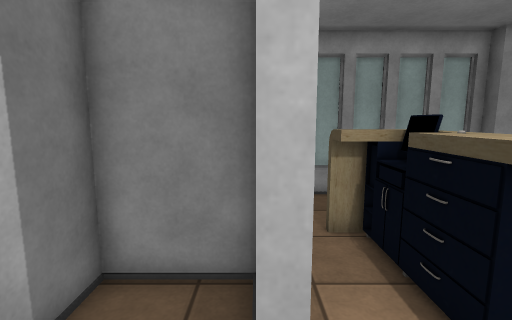
View 1 (above)

19 first-person views from a walk through a Unity game level. The camera is 1.4 m above the floor, tilts 8° down and sees 85° across. The floor is counted in squares, 0.5 m on a side. Each view is taken from the middle of a square. On the plan, view 1 faces up. The plan holds only what a view shows up to about 19 squares ahead; the rest is blank. The player is left out. Door leaves are left out, so doorways stand open. Some surface patterns are stand-ins.

View 2
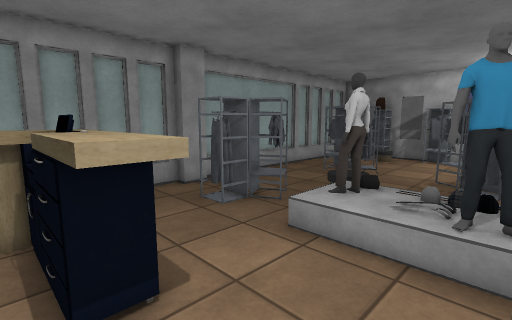

View 3
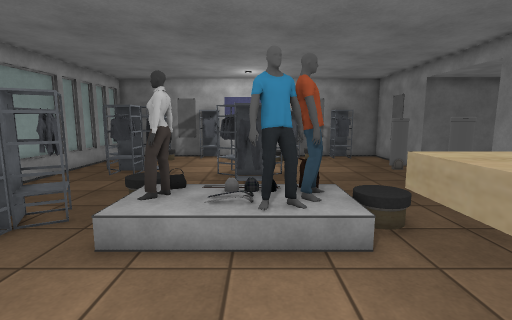

View 4
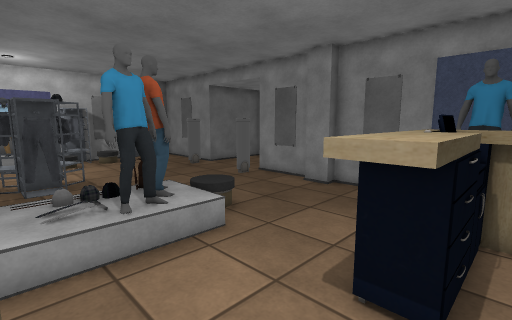

View 5
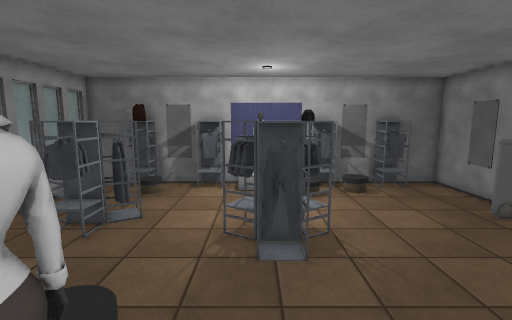

View 6
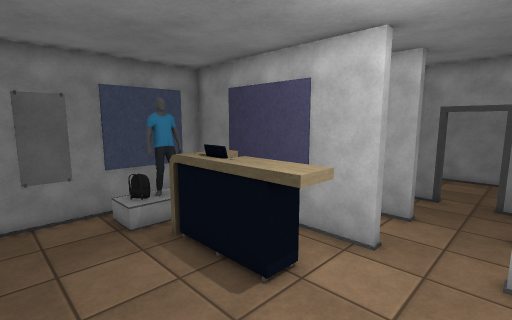

View 7
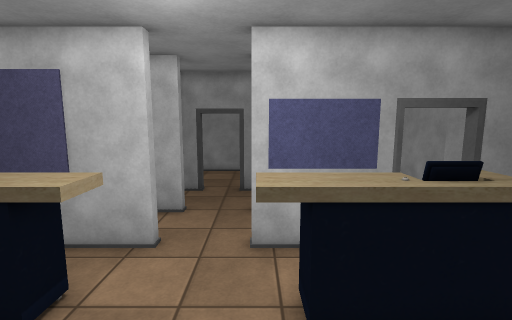

View 8
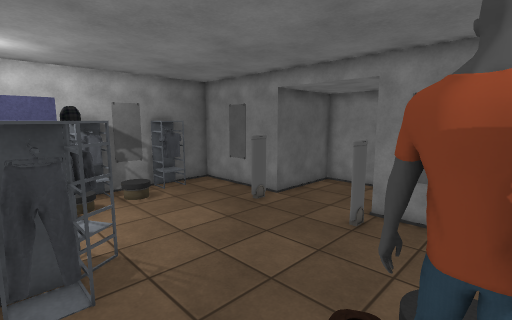

View 9
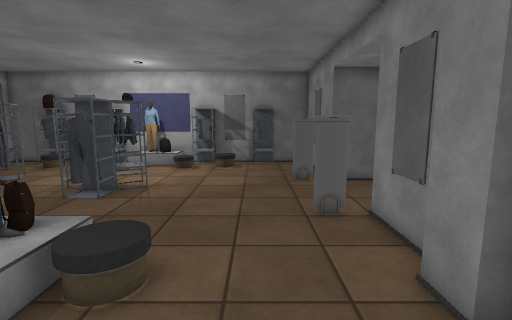

View 10
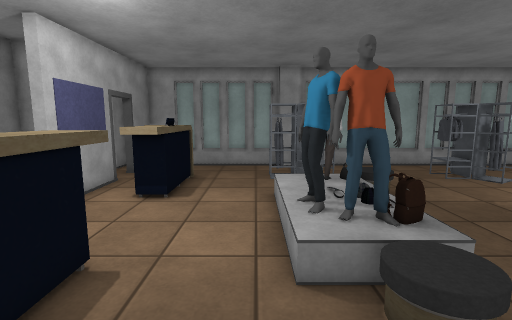

View 11
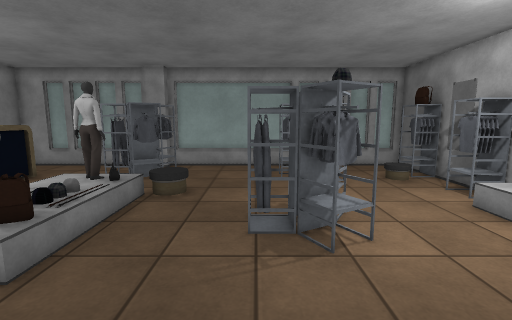

View 12
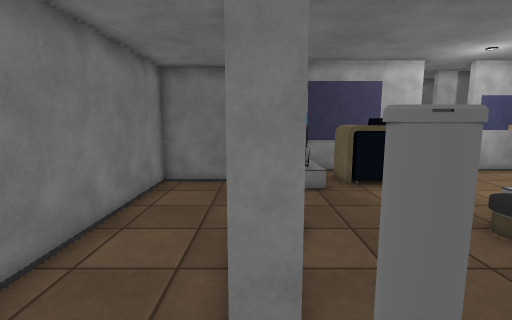

View 13
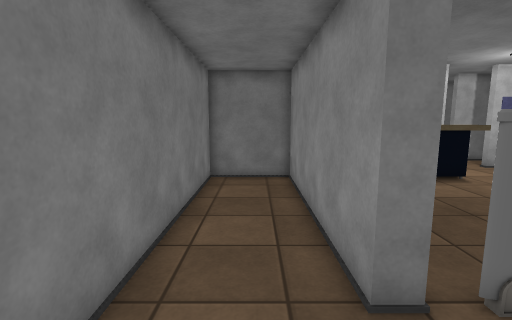

View 14
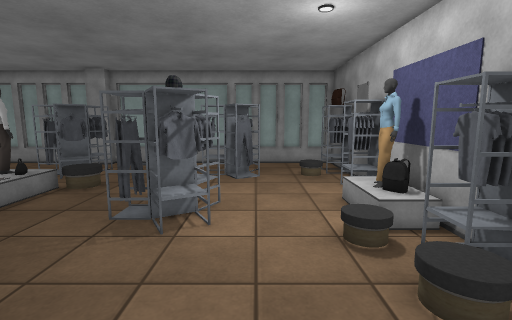

View 15
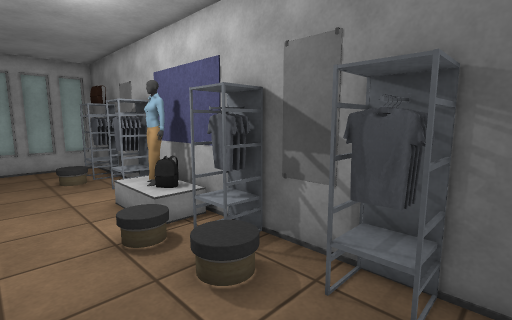

View 16
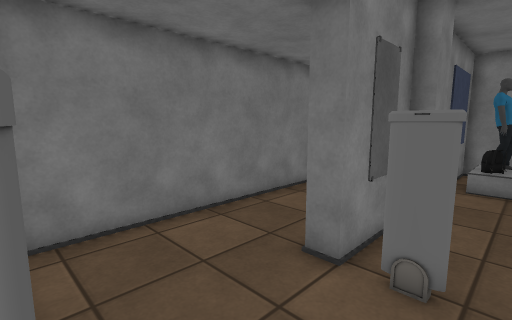

View 17
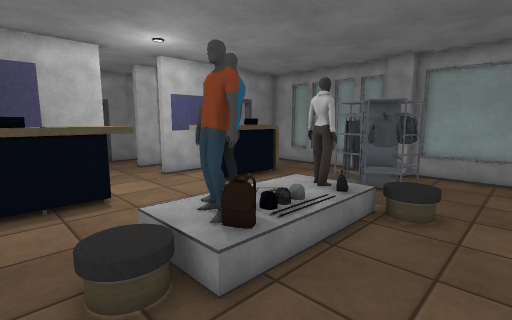

View 18
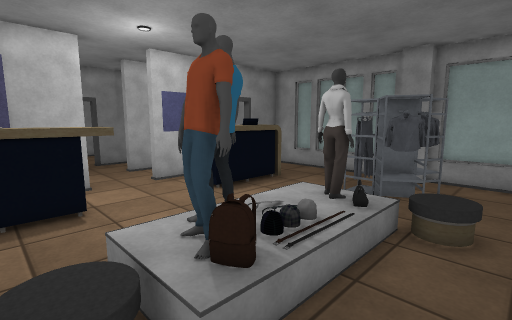

View 19
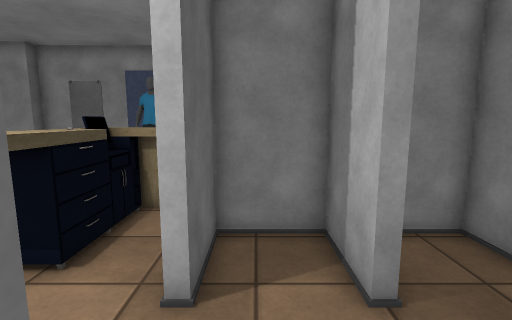

### Floor plan
Key: @ floor where view 1 was taken; # wall or solid block; x gap in a wall; . main floor; : floor 0.5 m higher than the main floor; D open door; = window, fence, low wall or low ledge; B banner; O other object.
Columns run from 12 left of view 1 to 24 right of it. Each row starts with its distance up from view 1.
 11               #######################
 10     ####  # ##  ... ###......   .  .#
  9          #### ................x.....#
  8             D ......##O......###...##
  7             D.OOO...O##.....O###...O#
  6            #D OOO...##O.....####..O.#
  5          ###B .OO...................#
  4          #..B .OO......OO..........##
  3       #  #..# .OO...:OO............OO
  2      ##..#..#..OO...:OO.....#O......B
  1 #....#D.............:::....####....O#
  0 #.....D.....@.......OO:....O###....O#
 -1 #....##..#..#..OO...O##.....###....O#
 -2 #     #..#..#..OO...O#=...........O##
 -3       #..#..# .OO....OO............O#
 -4       ####### .OO.................O.#
 -5             # OOO...................#
 -6             # OOO..................O#
 -7             #   ...................O#
 -8             # ###........#....#.....#
 -9                ###########....x. #  #
-10                ###########....######
-11                #..............#
-12                #..............#
-13                #..............#
-14                ################

Positions as (right, up) in squares from view 1, and headings:
1: (0, 0), facing up
2: (2, -1), facing up-right
3: (2, 0), facing right
4: (2, 2), facing down-right
5: (8, 1), facing right
6: (8, 2), facing down-left
7: (8, 2), facing left
8: (9, 1), facing down-right
9: (5, -6), facing right
10: (7, -7), facing up
11: (15, -7), facing up
12: (16, -10), facing left
13: (17, -12), facing left
14: (19, -8), facing up
15: (19, -8), facing up-right
16: (18, -7), facing down-left
17: (14, -5), facing up-left
18: (13, -4), facing up-left
19: (-1, 3), facing down
